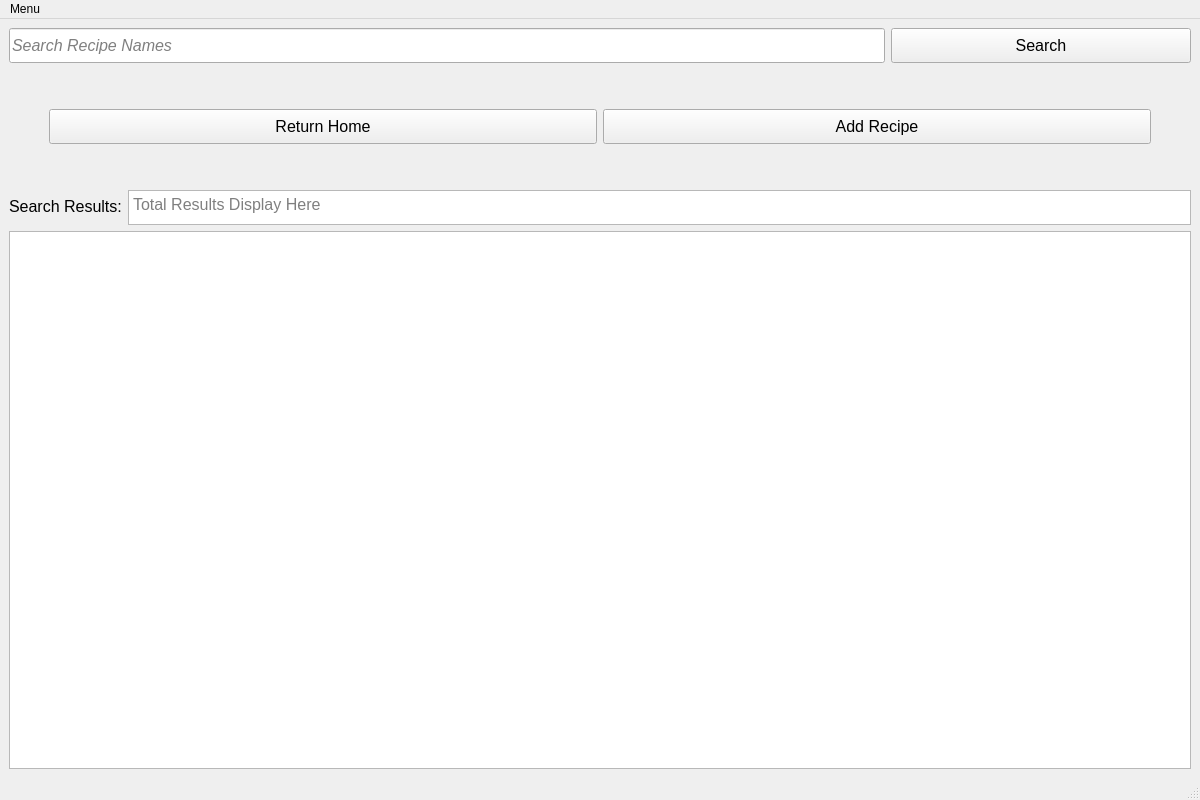
<?xml version="1.0" encoding="UTF-8"?>
<ui version="4.0">
 <class>SearchPage</class>
 <widget class="QMainWindow" name="SearchPage">
  <property name="geometry">
   <rect>
    <x>0</x>
    <y>0</y>
    <width>1200</width>
    <height>800</height>
   </rect>
  </property>
  <property name="minimumSize">
   <size>
    <width>800</width>
    <height>600</height>
   </size>
  </property>
  <property name="baseSize">
   <size>
    <width>1200</width>
    <height>800</height>
   </size>
  </property>
  <property name="windowTitle">
   <string>MainWindow</string>
  </property>
  <property name="animated">
   <bool>false</bool>
  </property>
  <widget class="QWidget" name="centralwidget">
   <layout class="QVBoxLayout" name="verticalLayout">
    <item>
     <layout class="QHBoxLayout" name="horizontalLayout">
      <item>
       <widget class="QLineEdit" name="searchLine">
        <property name="minimumSize">
         <size>
          <width>0</width>
          <height>35</height>
         </size>
        </property>
        <property name="maximumSize">
         <size>
          <width>16777215</width>
          <height>35</height>
         </size>
        </property>
        <property name="font">
         <font>
          <pointsize>12</pointsize>
          <italic>true</italic>
         </font>
        </property>
        <property name="placeholderText">
         <string>Search Recipe Names</string>
        </property>
       </widget>
      </item>
      <item>
       <widget class="QPushButton" name="searchButton">
        <property name="minimumSize">
         <size>
          <width>300</width>
          <height>35</height>
         </size>
        </property>
        <property name="maximumSize">
         <size>
          <width>16777215</width>
          <height>35</height>
         </size>
        </property>
        <property name="font">
         <font>
          <pointsize>12</pointsize>
         </font>
        </property>
        <property name="text">
         <string>Search</string>
        </property>
        <property name="icon">
         <iconset>
          <normalon>:/resources/icons/magnifier.png</normalon>
         </iconset>
        </property>
        <property name="iconSize">
         <size>
          <width>30</width>
          <height>30</height>
         </size>
        </property>
       </widget>
      </item>
     </layout>
    </item>
    <item>
     <spacer name="verticalSpacer">
      <property name="orientation">
       <enum>Qt::Vertical</enum>
      </property>
      <property name="sizeType">
       <enum>QSizePolicy::Preferred</enum>
      </property>
      <property name="sizeHint" stdset="0">
       <size>
        <width>20</width>
        <height>40</height>
       </size>
      </property>
     </spacer>
    </item>
    <item>
     <layout class="QHBoxLayout" name="horizontalLayout_4">
      <item>
       <spacer name="horizontalSpacer">
        <property name="orientation">
         <enum>Qt::Horizontal</enum>
        </property>
        <property name="sizeType">
         <enum>QSizePolicy::Preferred</enum>
        </property>
        <property name="sizeHint" stdset="0">
         <size>
          <width>40</width>
          <height>20</height>
         </size>
        </property>
       </spacer>
      </item>
      <item>
       <widget class="QPushButton" name="returnHomeButton">
        <property name="minimumSize">
         <size>
          <width>0</width>
          <height>35</height>
         </size>
        </property>
        <property name="font">
         <font>
          <pointsize>12</pointsize>
         </font>
        </property>
        <property name="text">
         <string>Return Home</string>
        </property>
        <property name="icon">
         <iconset>
          <normalon>:/resources/icons/Home1.png</normalon>
         </iconset>
        </property>
        <property name="iconSize">
         <size>
          <width>30</width>
          <height>30</height>
         </size>
        </property>
       </widget>
      </item>
      <item>
       <widget class="QPushButton" name="addRecipeButton">
        <property name="minimumSize">
         <size>
          <width>0</width>
          <height>35</height>
         </size>
        </property>
        <property name="font">
         <font>
          <pointsize>12</pointsize>
         </font>
        </property>
        <property name="text">
         <string>Add Recipe</string>
        </property>
        <property name="icon">
         <iconset>
          <normalon>:/resources/icons/plus.png</normalon>
         </iconset>
        </property>
        <property name="iconSize">
         <size>
          <width>30</width>
          <height>30</height>
         </size>
        </property>
       </widget>
      </item>
      <item>
       <spacer name="horizontalSpacer_2">
        <property name="orientation">
         <enum>Qt::Horizontal</enum>
        </property>
        <property name="sizeType">
         <enum>QSizePolicy::Preferred</enum>
        </property>
        <property name="sizeHint" stdset="0">
         <size>
          <width>40</width>
          <height>20</height>
         </size>
        </property>
       </spacer>
      </item>
     </layout>
    </item>
    <item>
     <spacer name="verticalSpacer_2">
      <property name="orientation">
       <enum>Qt::Vertical</enum>
      </property>
      <property name="sizeType">
       <enum>QSizePolicy::Preferred</enum>
      </property>
      <property name="sizeHint" stdset="0">
       <size>
        <width>20</width>
        <height>40</height>
       </size>
      </property>
     </spacer>
    </item>
    <item>
     <layout class="QFormLayout" name="formLayout">
      <item row="0" column="1">
       <widget class="QTextBrowser" name="searchResultsText">
        <property name="sizePolicy">
         <sizepolicy hsizetype="Expanding" vsizetype="Fixed">
          <horstretch>0</horstretch>
          <verstretch>0</verstretch>
         </sizepolicy>
        </property>
        <property name="minimumSize">
         <size>
          <width>0</width>
          <height>35</height>
         </size>
        </property>
        <property name="maximumSize">
         <size>
          <width>16777215</width>
          <height>35</height>
         </size>
        </property>
        <property name="font">
         <font>
          <pointsize>12</pointsize>
         </font>
        </property>
        <property name="placeholderText">
         <string>Total Results Display Here</string>
        </property>
       </widget>
      </item>
      <item row="0" column="0">
       <widget class="QLabel" name="searchResultsLabel">
        <property name="font">
         <font>
          <pointsize>12</pointsize>
         </font>
        </property>
        <property name="text">
         <string>Search Results:</string>
        </property>
       </widget>
      </item>
     </layout>
    </item>
    <item>
     <widget class="QListWidget" name="searchResultsList">
      <property name="spacing">
       <number>5</number>
      </property>
     </widget>
    </item>
   </layout>
  </widget>
  <widget class="QMenuBar" name="menubar">
   <property name="geometry">
    <rect>
     <x>0</x>
     <y>0</y>
     <width>1200</width>
     <height>21</height>
    </rect>
   </property>
   <widget class="QMenu" name="menuMenu">
    <property name="title">
     <string>Menu</string>
    </property>
    <addaction name="actionHome"/>
    <addaction name="actionAdd_Recipe"/>
    <addaction name="actionCancel"/>
   </widget>
   <addaction name="menuMenu"/>
  </widget>
  <widget class="QStatusBar" name="statusbar"/>
  <action name="actionHome">
   <property name="icon">
    <iconset resource="Resources.qrc">
     <normaloff>:/resources/icons/Home1.png</normaloff>:/resources/icons/Home1.png</iconset>
   </property>
   <property name="text">
    <string>Home</string>
   </property>
  </action>
  <action name="actionAdd_Recipe">
   <property name="icon">
    <iconset resource="Resources.qrc">
     <normaloff>:/resources/icons/plus.png</normaloff>:/resources/icons/plus.png</iconset>
   </property>
   <property name="text">
    <string>Add Recipe</string>
   </property>
  </action>
  <action name="actionCancel">
   <property name="icon">
    <iconset resource="Resources.qrc">
     <normaloff>:/resources/icons/close.png</normaloff>:/resources/icons/close.png</iconset>
   </property>
   <property name="text">
    <string>Cancel</string>
   </property>
  </action>
 </widget>
 <resources>
  <include location="Resources.qrc"/>
 </resources>
 <connections/>
</ui>
